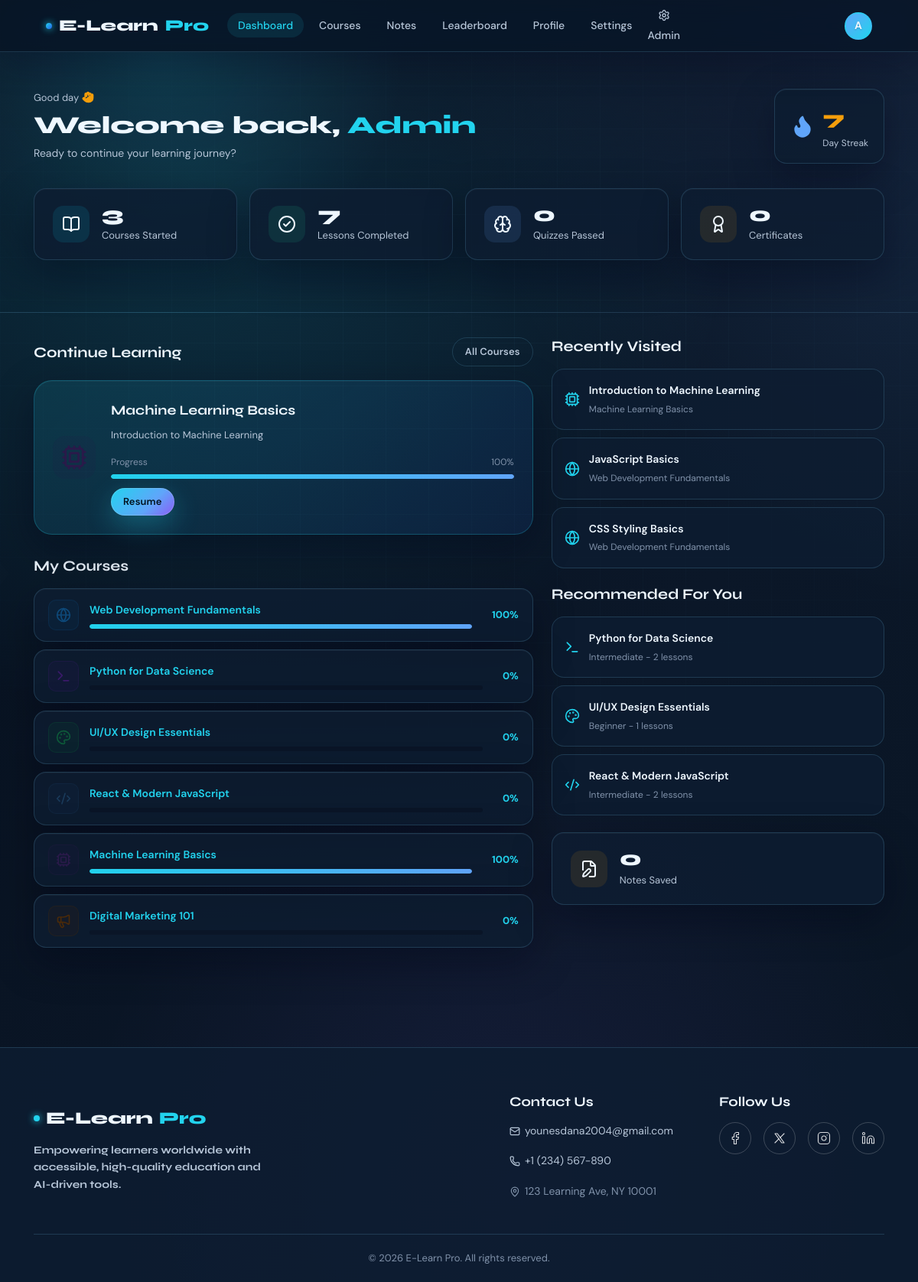
/dashboard (signed in), run on the app's committed database.
### tables this page shows
CREATE TABLE courses (
            id TEXT PRIMARY KEY,
            title TEXT NOT NULL,
            description TEXT,
            emoji TEXT DEFAULT 'book',
            color TEXT DEFAULT '#1a2a4a',
            level TEXT DEFAULT 'beginner',
            hours INTEGER DEFAULT 0,
            category TEXT DEFAULT 'general',
            created_by INTEGER,
            created_at TEXT
        );

CREATE TABLE lessons (
            id TEXT PRIMARY KEY,
            course_id TEXT NOT NULL,
            title TEXT NOT NULL,
            content TEXT,
            lesson_order INTEGER DEFAULT 0
        );

CREATE TABLE progress (
            id INTEGER PRIMARY KEY AUTOINCREMENT,
            user_id INTEGER NOT NULL,
            course_id TEXT NOT NULL,
            lesson_id TEXT NOT NULL,
            visited_at TEXT NOT NULL,
            UNIQUE(user_id, lesson_id)
        );

### app.py (the view)
@app.route("/dashboard")
@login_required
def dashboard():
    db = get_db()
    user_id = session["user_id"]
    ensure_certificates_for_user(user_id)
    notes_count = db.execute("SELECT COUNT(*) FROM notes WHERE user_id=?", (user_id,)).fetchone()[0]
    stats = get_user_stats(user_id)
    courses_rows = db.execute("SELECT * FROM courses ORDER BY created_at ASC").fetchall()
    courses = []
    for c in courses_rows:
        lessons_rows = db.execute("SELECT * FROM lessons WHERE course_id=? ORDER BY lesson_order", (c["id"],)).fetchall()
        courses.append({
            "id": c["id"], "title": c["title"], "desc": c["description"],
            "emoji": c["emoji"], "color": c["color"], "level": c["level"],
            "lessons_count": len(lessons_rows), "hours": c["hours"],
            "category": c["category"], "progress": get_course_progress(user_id, c["id"]),
            "lessons": [{"id": l["id"], "title": l["title"], "desc": l["content"]} for l in lessons_rows],
        })
    recently_visited = db.execute(
        """
        SELECT p.course_id, p.lesson_id, p.visited_at, c.title AS course_title,
               c.emoji AS course_emoji, l.title AS lesson_title
        FROM progress p
        JOIN courses c ON c.id = p.course_id
        JOIN lessons l ON l.id = p.lesson_id
        WHERE p.user_id=?
        ORDER BY p.visited_at DESC
        LIMIT 3
        """,
        (user_id,),
    ).fetchall()
    recommended = [c for c in courses if c["progress"] == 0][:3]
    continue_course = next((c for c in courses if c["id"] == recently_visited[0]["course_id"]), None) if recently_visited else None
    if continue_course is None and courses:
        continue_course = courses[0]
    return render_template(
        "dashboard.html", user=current_user(), notes_count=notes_count, courses=courses[:6],
        stats=stats, real_lessons_completed=stats["total_lessons_completed"],
        real_quizzes_passed=stats["quizzes_passed"], real_certificates=stats["certificates"],
        recently_visited=recently_visited, recommended=recommended, continue_course=continue_course,
    )

### app.py (called while the page is built, shortened)
def get_db():
    if "db" not in g:
        g.db = sqlite3.connect(DATABASE, detect_types=sqlite3.PARSE_DECLTYPES)
        g.db.row_factory = sqlite3.Row
    return g.db

def login_required(f):
    @wraps(f)
    def decorated(*args, **kwargs):
        if "user_id" not in session:
            flash("Please sign in to continue.", "info")
            return redirect(url_for("login"))
        return f(*args, **kwargs)
    return decorated

def current_user():
    return {
        "id":    session.get("user_id"),
        "name":  session.get("name"),
        "email": session.get("email"),
        "role":  session.get("role"),
    }

def get_course_progress(user_id, course_id):
    db = get_db()
    total = db.execute("SELECT COUNT(*) FROM lessons WHERE course_id=?", (course_id,)).fetchone()[0]
    if total == 0:
        return 0
    visited = db.execute(
        """
        SELECT COUNT(DISTINCT p.lesson_id)
        FROM progress p
        JOIN lessons l ON l.id = p.lesson_id
        WHERE p.user_id=? AND l.course_id=?
        """,
        (user_id, course_id),
    ).fetchone()[0]
    return int(round((visited / total) * 100))

def ensure_certificates_for_user(user_id):
    db = get_db()
    passed_courses = db.execute(
        """
        SELECT course_id, MAX(percentage) AS best_score
        FROM quiz_results
        WHERE user_id=? AND percentage>=70
        GROUP BY course_id
        """,
        (user_id,),
    ).fetchall()
    created = 0
    if created:
        db.commit()
    return created

### templates/dashboard.html (shortened to what this page needs)
{% extends "base.html" %}
{% block content %}
<div class="dash-hero">
  <div class="container">
    <div class="welcome-row animate-on-scroll">
      <div>
        <div class="welcome-greeting">Good day <i data-lucide="hand" style="width:16px;height:16px;color:var(--warning);vertical-align:-3px;fill:var(--warning);"></i></div>
        <h1 class="welcome-name">Welcome back, <span>{{ user.name.split()[0] }}</span></h1>
        <p class="welcome-sub">Ready to continue your learning journey?</p>
      </div>
      <div class="streak-badge">
        <i data-lucide="flame" style="width:32px;height:32px;color:var(--accent2);fill:var(--accent2);"></i>
        <div><div class="streak-num">7</div><div class="streak-label">Day Streak</div></div>
      </div>
    </div>
    <div class="stats-row animate-on-scroll delay-100">
      <div class="stat-card glass-panel">
        <div class="stat-icon cyan"><i data-lucide="book-open"></i></div>
        <div><div class="stat-num">{{ stats.total_courses_started }}</div><div class="stat-label">Courses Started</div></div>
      </div>
      <div class="stat-card glass-panel">
        <div class="stat-icon green"><i data-lucide="check-circle-2"></i></div>
        <div><div class="stat-num">{{ real_lessons_completed }}</div><div class="stat-label">Lessons Completed</div></div>
      </div>
      <div class="stat-card glass-panel">
        <div class="stat-icon purple"><i data-lucide="brain"></i></div>
        <div><div class="stat-num">{{ real_quizzes_passed }}</div><div class="stat-label">Quizzes Passed</div></div>
      </div>
      <div class="stat-card glass-panel">
        <div class="stat-icon yellow"><i data-lucide="award"></i></div>
        <div><div class="stat-num">{{ real_certificates }}</div><div class="stat-label">Certificates</div></div>
      </div>
    </div>
  </div>
</div>
<div class="container">
  <div class="dash-grid">
    <div>
      <div class="section-head">
        <h2>Continue Learning</h2>
        <a href="{{ url_for('courses') }}" class="btn btn-ghost btn-sm">All Courses</a>
      </div>
      {% if continue_course %}
      <div class="continue-card glass-panel animate-on-scroll delay-200">
        <div style="width:56px;height:56px;border-radius:16px;background:{{ continue_course.color }}22;color:{{ continue_course.color }};display:flex;align-items:center;justify-content:center;flex-shrink:0;"><i data-lucide="{{ continue_course.emoji }}" style="width:34px;height:34px;"></i></div>
        <div style="flex:1;">
          <div class="continue-title">{{ continue_course.title }}</div>
          <p class="continue-sub">{{ continue_course.lessons[0].title if continue_course.lessons else 'Start the course' }}</p>
          <div style="margin-bottom:12px;">
            <div style="display:flex;justify-content:space-between;font-size:12px;color:var(--text-muted);margin-bottom:6px;"><span>Progress</span><span>{{ continue_course.progress }}%</span></div>
            <div class="progress-bar-wrap"><div class="progress-bar-fill" style="width:{{ continue_course.progress }}%"></div></div>
          </div>
          <a href="{{ url_for('lesson', course_id=continue_course.id) }}" class="btn btn-primary btn-sm" style="text-decoration:none;">Resume</a>
        </div>
      </div>
      {% endif %}
      <div class="section-head"><h2>My Courses</h2></div>
      <div class="activity-list">
        {% for c in courses %}
        <a href="{{ url_for('lesson', course_id=c.id) }}" style="text-decoration:none;">
          <div class="activity-item glass-panel">
            <div style="width:40px;height:40px;border-radius:10px;background:{{ c.color }}22;border:1px solid {{ c.color }}44;color:{{ c.color }};display:flex;align-items:center;justify-content:center;flex-shrink:0;"><i data-lucide="{{ c.emoji }}" style="width:20px;height:20px;"></i></div>
            <div style="flex:1;min-width:0;">
              <div class="activity-title">{{ c.title }}</div>
              <div class="progress-bar-wrap" style="margin-top:6px;"><div class="progress-bar-fill" style="width:{{ c.progress }}%"></div></div>
            </div>
            <span style="font-size:13px;font-weight:700;color:var(--accent);margin-left:12px;">{{ c.progress }}%</span>
          </div>
        </a>
        {% endfor %}
      </div>
    </div>
    <div class="side-stack">
      <div>
        <div class="section-head"><h2>Recently Visited</h2></div>
        <div class="activity-list">
          {% for item in recently_visited %}
          <a href="{{ url_for('lesson', course_id=item.course_id) }}" class="mini-course">
            <i data-lucide="{{ item.course_emoji }}" style="width:20px;height:20px;color:var(--accent);"></i>
            <div><div class="activity-title">{{ item.lesson_title }}</div><div class="activity-sub">{{ item.course_title }}</div></div>
          </a>
          {% else %}
          <div class="empty-state" style="padding:28px 16px;">Visit a lesson to build your history.</div>
          {% endfor %}
        </div>
      </div>
      <div>
        <div class="section-head"><h2>Recommended For You</h2></div>
        <div class="activity-list">
          {% for c in recommended %}
          <a href="{{ url_for('lesson', course_id=c.id) }}" class="mini-course">
            <i data-lucide="{{ c.emoji }}" style="width:20px;height:20px;color:var(--accent);"></i>
            <div><div class="activity-title">{{ c.title }}</div><div class="activity-sub">{{ c.level|capitalize }} - {{ c.lessons_count }} lessons</div></div>
          </a>
          {% else %}
          <div class="empty-state" style="padding:28px 16px;">You have started every available course.</div>
          {% endfor %}
        </div>
      </div>
      <div class="stat-card glass-panel">
        <div class="stat-icon yellow"><i data-lucide="file-edit"></i></div>
        <div><div class="stat-num">{{ notes_count }}</div><div class="stat-label">Notes Saved</div></div>
      </div>
    </div>
  </div>
</div>
{% endblock %}

### templates/dashboard.html (style rules this page uses)
.dash-hero { padding:48px 0 36px;border-bottom:1px solid var(--border);background:radial-gradient(circle at 18% 0%,rgba(34,211,238,0.13),transparent 30%),linear-gradient(180deg,rgba(15,23,42,0.48) 0%,transparent 100%); }
.welcome-row { display:flex;align-items:center;justify-content:space-between;flex-wrap:wrap;gap:16px; }
.welcome-greeting { font-size:13px;color:var(--text-secondary);margin-bottom:6px; }
.welcome-name { font-size:2rem;font-weight:800; }
.welcome-name span { color:var(--accent); }
.welcome-sub { font-size:14px;color:var(--text-secondary);margin-top:6px; }
.streak-badge { display:flex;align-items:center;gap:10px;background:var(--bg-card);border:1px solid var(--border);border-radius:var(--radius-md);padding:16px 20px;box-shadow:var(--shadow-card);backdrop-filter:blur(18px); }
.streak-num { font-family:var(--font-head);font-size:1.6rem;font-weight:800;color:var(--warning); }
.streak-label { font-size:12px;color:var(--text-secondary); }
.stats-row { display:grid;grid-template-columns:repeat(4,1fr);gap:16px;margin:32px 0; }
.section-head { display:flex;align-items:center;justify-content:space-between;margin-bottom:18px;gap:12px;flex-wrap:wrap; }
.section-head h2 { font-size:1.2rem;font-weight:700; }
.dash-grid { display:grid;grid-template-columns:1.2fr .8fr;gap:24px;padding:32px 0 70px; }
.continue-card { background:linear-gradient(135deg,rgba(34,211,238,0.12),rgba(37,99,235,0.1));border:1px solid rgba(34,211,238,0.24);border-radius:var(--radius-lg);padding:24px;display:flex;align-items:center;gap:20px;margin-bottom:28px;box-shadow:var(--shadow-card); }
.continue-title { font-family:var(--font-head);font-size:1.1rem;font-weight:700;margin-bottom:6px; }
.continue-sub { font-size:13px;color:var(--text-secondary);margin-bottom:14px; }
.activity-list { display:flex;flex-direction:column;gap:10px; }
.activity-item { display:flex;align-items:center;gap:14px;padding:14px 18px;background:var(--bg-card);border:1px solid var(--border);border-radius:var(--radius-md);transition:all var(--transition); }
.activity-title { font-size:14px;font-weight:600;margin-bottom:2px; }
.activity-sub { font-size:12px;color:var(--text-muted); }
.side-stack { display:flex;flex-direction:column;gap:22px; }
.mini-course { padding:16px;background:var(--bg-card);border:1px solid var(--border);border-radius:var(--radius-md);display:flex;gap:12px;align-items:center;text-decoration:none;color:var(--text-primary);transition:all var(--transition); }

### data on the page
courses: title "Machine Learning Basics", progress "100"
lessons: title "Introduction to Machine Learning"
courses: title "Web Development Fundamentals", progress "100"
courses: title "Python for Data Science", progress "0", level "Intermediate", lessons_count "2"
courses: title "UI/UX Design Essentials", progress "0", level "Beginner", lessons_count "1"
courses: title "React & Modern JavaScript", progress "0", level "Intermediate", lessons_count "2"
courses: title "Digital Marketing 101", progress "0"
progress: lesson_title "Introduction to Machine Learning", course_title "Machine Learning Basics"
progress: lesson_title "JavaScript Basics", course_title "Web Development Fundamentals"
progress: lesson_title "CSS Styling Basics", course_title "Web Development Fundamentals"

### other printed values
{{ session.name[0]|upper if session.name else 'U' }} "A"
{{ user.name.split()[0] }} "Admin"
{{ stats.total_courses_started }} "3"
{{ real_lessons_completed }} "7"
{{ real_quizzes_passed }} "0"
{{ real_certificates }} "0"
{{ continue_course.progress }} "100"
{{ notes_count }} "0"
